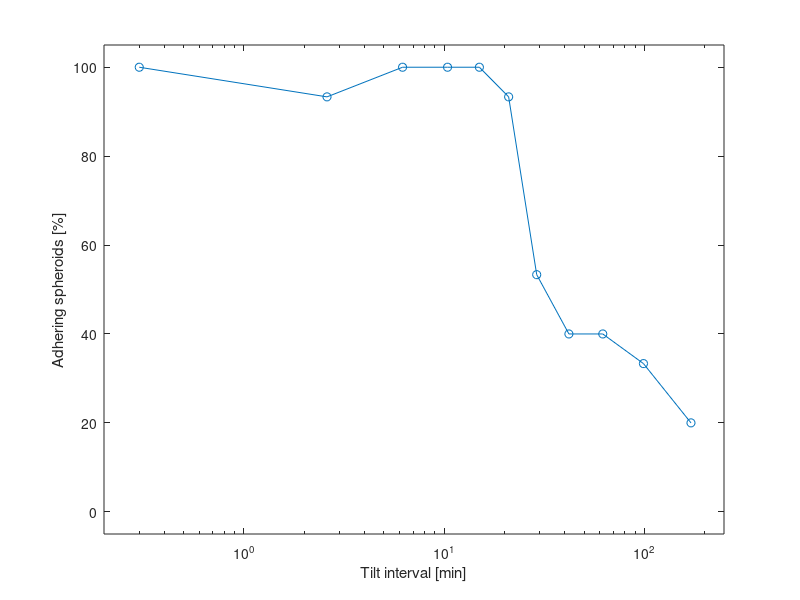

Write the MATLAB code that produced this figure.
% making figure showing the dependence of the number of non-adherend 
% tissues in a chip on the tilt time interval
figure(1);
movingTissues = [15,14,15,15,15,14,8,6,6,5,3]./15 * 100;
tiltIntervalMin = [0.3,2.6,6.2,10.4,15,21,29,42,62,99,171];
semilogx(tiltIntervalMin, movingTissues, 'o-');
ylim([-5 105]);
xlim([0.2 250]);
xlabel('Tilt interval [min]');
ylabel('Adhering spheroids [%]');
